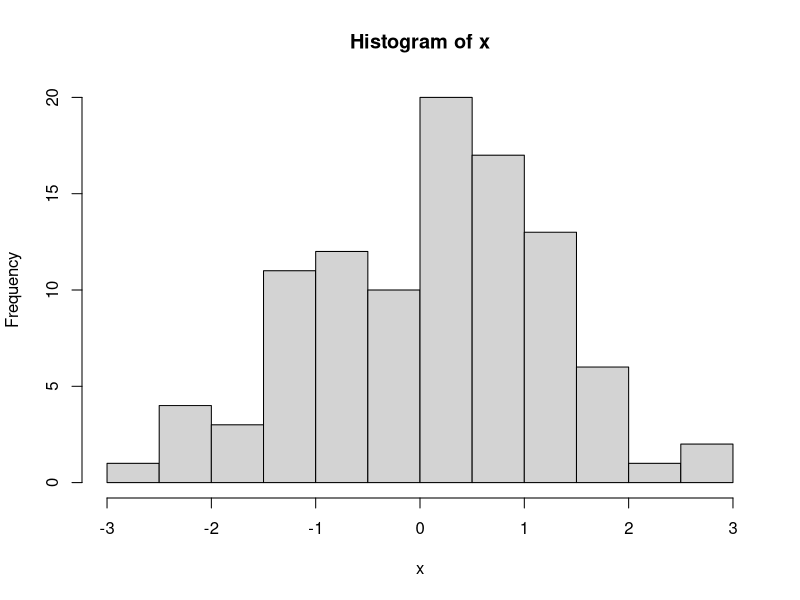

The R script that drew this image:

foo <- function( x, y ){
  z <- x * y
  
  return( z )
  
}


bar <- function () {
  
  return( rnorm( 100 ) )
}

myHist <- function( x ) {
  hist( x )
}

myHist( bar() )

